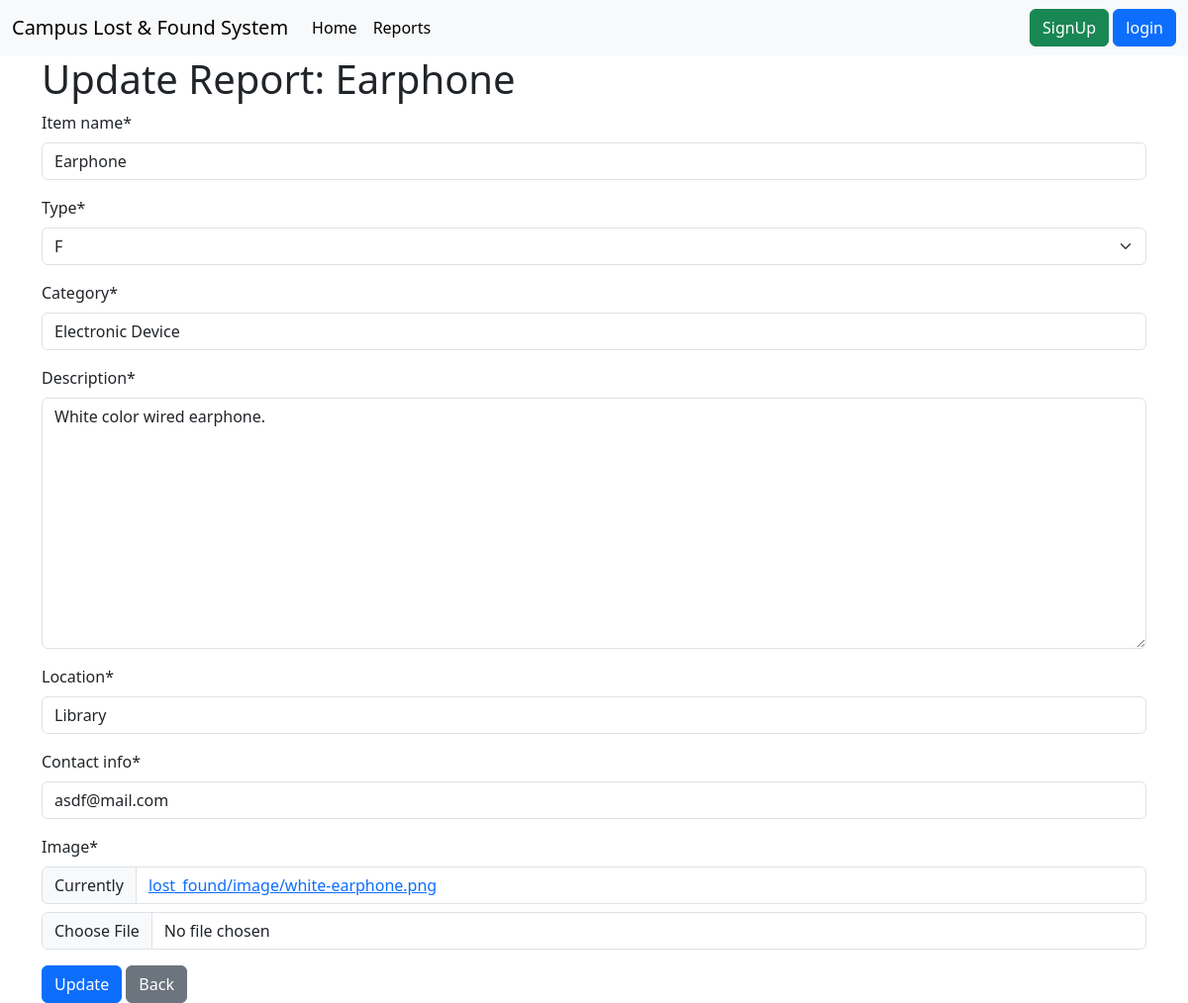
Screenshot of /report-update/1/ with the database file from the repository.
### lost_found/models.py (models this page shows)
class Report(models.Model):
    CHOOSE_TYPE = (
        ('Lost', 'L'),
        ('Found', 'F'),
    )
    item_name = models.CharField(max_length=100)
    type = models.CharField(max_length=5, choices=CHOOSE_TYPE)
    category = models.CharField(max_length=100)
    description = models.TextField()
    location = models.CharField(max_length=100)
    date = models.DateTimeField(auto_now_add=True)
    contact_info = models.CharField(max_length=100)
    image = models.ImageField(upload_to='lost_found/image')

### lost_found/views.py (the view)
# urls.py: path('report-update/<int:id>/', ReportUpdateView.as_view(), name='report-update'),
class ReportUpdateView(UpdateView):
    model = Report
    pk_url_kwarg = 'id'
    context_object_name = 'report'
    form_class = ReportForm
    template_name = 'lost_found/report_update.html'
    success_url = reverse_lazy('report-list')

### lost_found/forms.py
class ReportForm(ModelForm):
    class Meta:
        model = Report
        fields = '__all__'

### lost_found/templates/lost_found/report_update.html (shortened to what this page needs)
{% extends "base.html" %}
{% load crispy_forms_tags %}
{% block content %}
<h1 class="container">Update Report: {{report.item_name}}</h1>
<form method="post" enctype='multipart/form-data' class='container'>
    {{form | crispy}}
    <button type="submit" class="btn btn-primary">Update</button>
    <a href="{% url 'report-list' %}" class="btn btn-secondary">Back</a>
</form>
{% endblock %}

### rows the page displays
Report: item_name "Earphone", type "F", category "Electronic Device", description "White color wired earphone.", location "Library", contact_info "asdf@mail.com"
